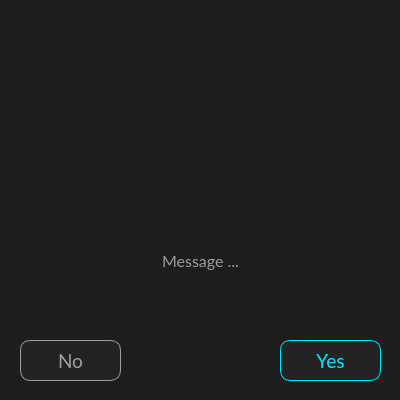
<?xml version="1.0" encoding="UTF-8"?>
<ui version="4.0">
 <class>YesNoDialog</class>
 <widget class="QDialog" name="YesNoDialog">
  <property name="geometry">
   <rect>
    <x>0</x>
    <y>0</y>
    <width>400</width>
    <height>400</height>
   </rect>
  </property>
  <property name="minimumSize">
   <size>
    <width>400</width>
    <height>400</height>
   </size>
  </property>
  <property name="maximumSize">
   <size>
    <width>400</width>
    <height>400</height>
   </size>
  </property>
  <property name="windowTitle">
   <string>Dialog</string>
  </property>
  <property name="styleSheet">
   <string notr="true">background-color: #1d1d1d;</string>
  </property>
  <widget class="QLabel" name="label_message">
   <property name="geometry">
    <rect>
     <x>20</x>
     <y>200</y>
     <width>361</width>
     <height>121</height>
    </rect>
   </property>
   <property name="font">
    <font>
     <family>Lato</family>
     <pointsize>12</pointsize>
    </font>
   </property>
   <property name="styleSheet">
    <string notr="true">color: #9e9e9e;</string>
   </property>
   <property name="text">
    <string>Message ...</string>
   </property>
   <property name="alignment">
    <set>Qt::AlignmentFlag::AlignCenter</set>
   </property>
   <property name="wordWrap">
    <bool>true</bool>
   </property>
  </widget>
  <widget class="QPushButton" name="button_yes">
   <property name="geometry">
    <rect>
     <x>280</x>
     <y>340</y>
     <width>101</width>
     <height>41</height>
    </rect>
   </property>
   <property name="font">
    <font>
     <family>Lato</family>
     <pointsize>14</pointsize>
    </font>
   </property>
   <property name="cursor">
    <cursorShape>PointingHandCursor</cursorShape>
   </property>
   <property name="styleSheet">
    <string notr="true">QPushButton {
    border: 1px solid #00eaff;
    background-color: #232323; 
    color: #00eaff;
    border-radius: 10px;
}

QPushButton:hover {
	background-color: #131313;
}</string>
   </property>
   <property name="text">
    <string>Yes</string>
   </property>
  </widget>
  <widget class="QLabel" name="label_icon">
   <property name="enabled">
    <bool>true</bool>
   </property>
   <property name="geometry">
    <rect>
     <x>120</x>
     <y>20</y>
     <width>161</width>
     <height>161</height>
    </rect>
   </property>
   <property name="text">
    <string/>
   </property>
   <property name="pixmap">
    <pixmap>ui/_pics/icons/attention_orange.png</pixmap>
   </property>
   <property name="scaledContents">
    <bool>true</bool>
   </property>
   <property name="alignment">
    <set>Qt::AlignmentFlag::AlignCenter</set>
   </property>
  </widget>
  <widget class="QPushButton" name="button_no">
   <property name="geometry">
    <rect>
     <x>20</x>
     <y>340</y>
     <width>101</width>
     <height>41</height>
    </rect>
   </property>
   <property name="font">
    <font>
     <family>Lato</family>
     <pointsize>14</pointsize>
    </font>
   </property>
   <property name="cursor">
    <cursorShape>PointingHandCursor</cursorShape>
   </property>
   <property name="styleSheet">
    <string notr="true">QPushButton {
    border: 1px solid #9e9e9e;
    background-color: #232323; 
    color: #9e9e9e;
    border-radius: 10px;
}

QPushButton:hover {
	background-color: #131313;
}
</string>
   </property>
   <property name="text">
    <string>No</string>
   </property>
  </widget>
 </widget>
 <resources/>
 <connections/>
</ui>
